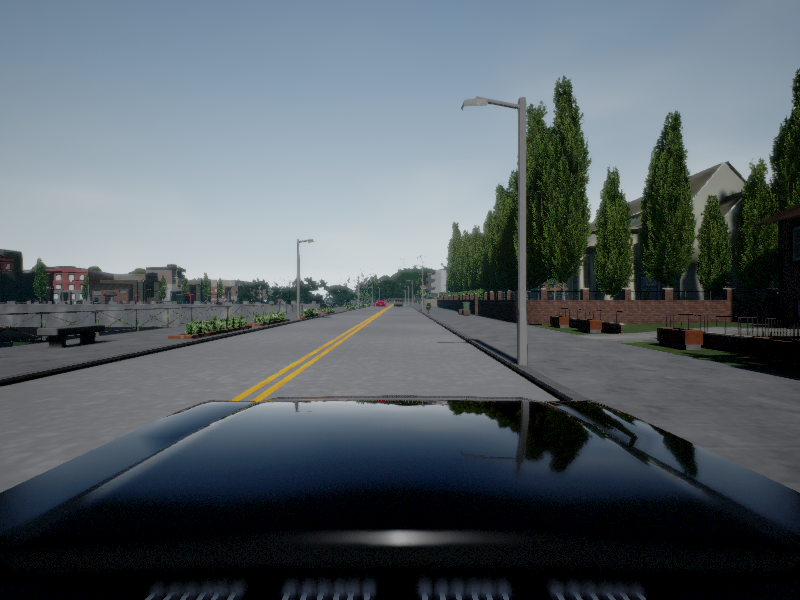
#> input picture ~/temp/images/CameraRGB/image_00023.png, 800 x 600 px, found by its file name
$ python warper.py
#> lines starting #> are read from the running program, lines starting #| are printed output that depends on the picture
import numpy as np
import cv2
from matplotlib import pyplot as plt

def define_warper(img):
    size = img.shape

    basex = 520
    x = size[1]
    y = size[0]
    width = 100
    height = 100

    src = np.float32([
        [0, basex],
        [790, basex],
        [215, 400],
        [580, 400]
    ])

    dst = np.float32([
        [(x-width)/2, basex],
        [x - (x-width)/2, basex],
        [(x-width)/2, basex-height],
        [x - (x-width)/2, basex-height]
    ])

    return src, dst

def warper(img):
    # Compute and apply perpective transform
    M = cv2.getPerspectiveTransform(warp_src, warp_dst)
    warped = cv2.warpPerspective(img, M, (img.shape[1], img.shape[0]), flags=cv2.INTER_NEAREST)  # keep same size as input image

    return warped


file = "/home/kvasnyj/temp/images/plot/image_00023.png"
img = cv2.imread(file)
#> img is the input picture: shape (600, 800, 3); mean B, G, R 102.5, 96.8, 87.1

warp_src, warp_dst = define_warper(img)
#> warp_src = [[0, 520], [790, 520], [215, 400], [580, 400]]; warp_dst = [[350, 520], [450, 520], [350, 420], [450, 420]]
warped = warper(img)
#> in warper, `M = cv2.getPerspectiveTransform(warp_src, warp_dst)`: M = [[-0.0951, -1.35, 438.6], [-1.58e-15, -2.04, 670.4], [-2.88e-18, -0.00337, 1]]
#> in warper, `warped = cv2.warpPerspective(img, M, (img.shape[1], img.shape[0]), fla..`:
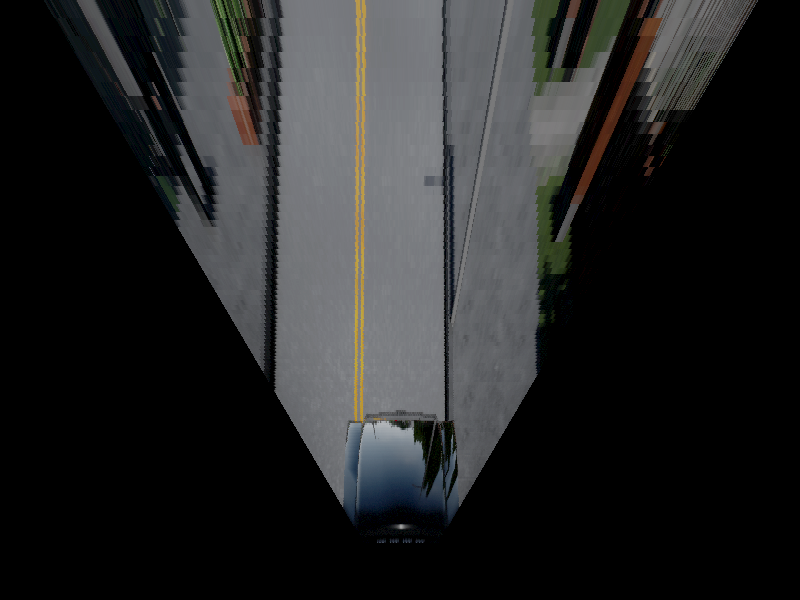
#> warped: shape (600, 800, 3); mean B, G, R 37.8, 37.5, 36.9

cv2.imwrite("/home/kvasnyj/temp/images/plot/image_00023-warped.png", warped)

plt.imshow(warped)

plt.pause(0)
